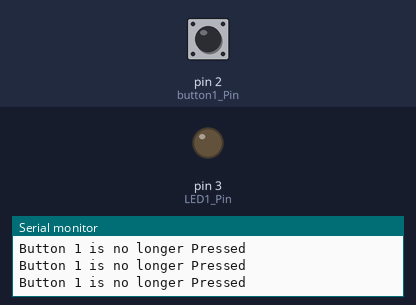
Bench run of a sketch on a simulated Arduino Uno, built with avr-gcc and run on an emulated ATmega328P. Parts: output pins drawn as LEDs (lit = HIGH), the last lines printed to the serial monitor. The test bench sets the inputs (shaded band); at power-on: pin 2 (button1_Pin) LOW.

Above: at 1.2 s.
1.3 s: pin 2 (button1_Pin) pulled HIGH for 0.15 s
At 1.4 s:
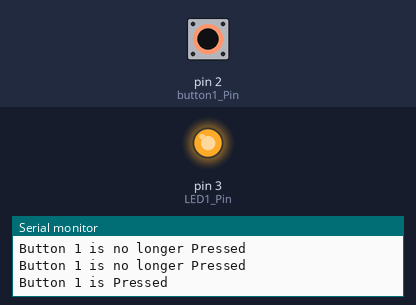
3.0 s: pin 2 (button1_Pin) pulled HIGH for 3.2 s
At 7.2 s:
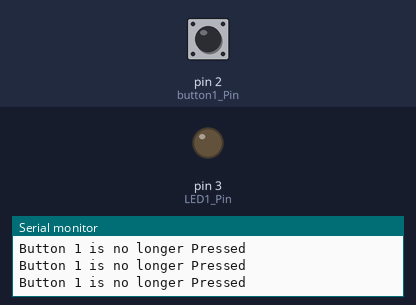
Timing chart, 0 to 8.7 s (numbered marks = the images above; inputs shaded):
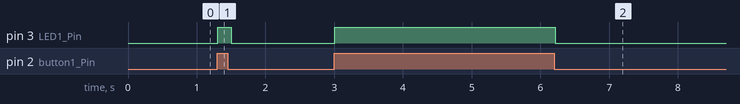

Measured:
- after the input at 1.3 s, pin 3 (LED1_Pin): LOW → HIGH at once, → LOW 0.20 s later
- after the input at 3.0 s, pin 3 (LED1_Pin): LOW → HIGH at once, → LOW 3.2 s later

The sketch:

Testing_LEDs_Arduino.ino
```cpp
const int LED1_Pin=3;
const int button1_Pin=2;

int button1_state=0;

void setup() {
	// Initialize serial communication - allows printing to the console for debugging.
	Serial.begin(9600);
	pinMode(LED1_Pin, OUTPUT); // Set the LED anode pin as an output
   pinMode(button1_Pin, INPUT); //Set the Button pin as an input
}


void loop() {

  //Read Button State
  button1_state = digitalRead(button1_Pin);

 if (button1_state==HIGH)
{
   Serial.println("Button 1 is Pressed"); //Print a meassage to the output terminal
    digitalWrite(LED1_Pin, HIGH); // Turn the LED on

}
 else
{
   Serial.println("Button 1 is no longer Pressed"); //Print a meassage to the output terminal
    digitalWrite(LED1_Pin, LOW); // Turn the LED off
}
   delay(100); // Small delay to avoid spamming the serial controller
}
```
